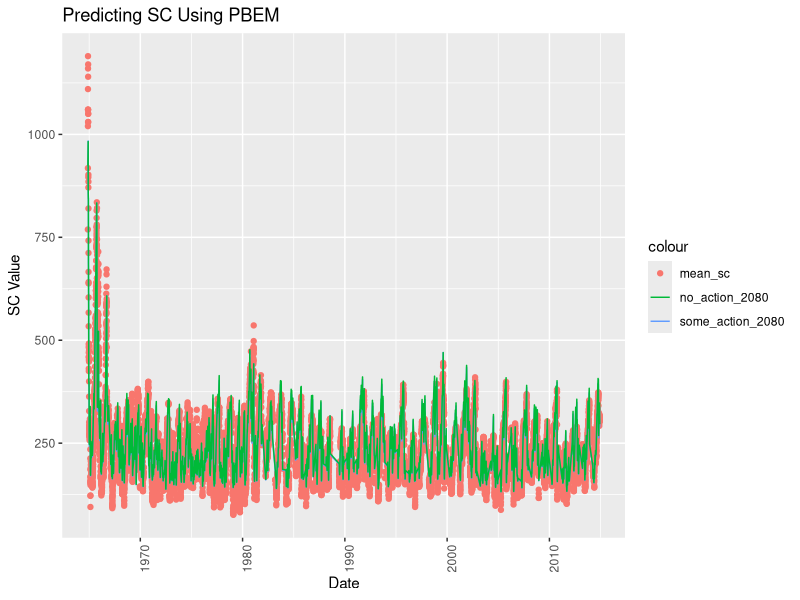
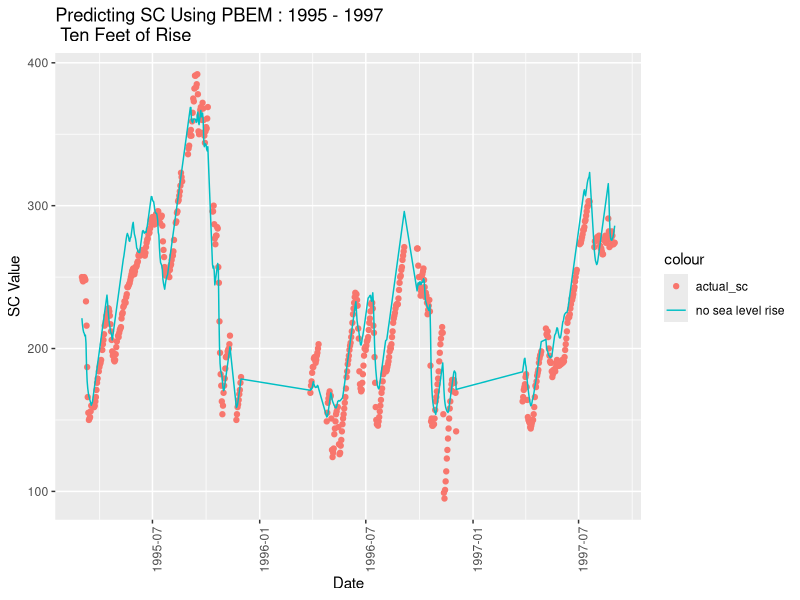

The R source for these figures, in order: (Note: this script raises an error after producing the figures.)
## ---- chunk 1
library(data.table)
library(tidyr)
library(dplyr)
dat = fread('../data/processed/training_data.csv')

# use this to pull in actual meyer inputs
#meyer_inputs <- fread('../data/raw/meyer_raw_data.csv')
#meyer_inputs$Date = as.Date(meyer_inputs$Date)
#meyer_water_level = meyer_inputs[, c('Date', 'water_level')]

# use this for SC values
bfb = dat[location == 'del_bfb']
bfb <- bfb %>% drop_na(mean_sc)

# convert inflow data back to cubic feet per second and convert sea level (meters) to feet...
#will revisit this to confirm raw tide data was provided in meters
input_data <- dat %>% 
  filter(date <= '2015-03-31') %>%
  group_by(date) %>% 
  summarise(inflow = sum(inflow, na.rm = TRUE)/0.0283168, #convert inflow from cmps to cfps
                      no_sl_rise = (reedy_sl- 49.229)/12,
                      action_2040 = (reedy_sl- 49.229 + 2.79 + 10.2)/12,
                      action_2060 = (reedy_sl- 49.229 + 2.79 + 18.5)/12,
                      action_2080 = (reedy_sl- 49.229 + 2.79 + 30.3)/12,
                      no_action_2040 = (reedy_sl- 49.229 + 2.79 + 10.6)/12,
                      no_action_2060 = (reedy_sl- 49.229 + 2.79 + 23.5)/12,
                      no_action_2080 = (reedy_sl- 49.229 + 2.79 + 42.5)/12) # convert reedy_sl from inches to feet

input_data$date = as.Date(input_data$date)
input_data = unique(input_data)
input_data = as.data.table(input_data)
#input_data = merge(input_data, meyer_water_level, by.x = 'date', by.y = 'Date')
head(input_data)

## ---- chunk 2
n_s = 10
n_l = 30
thresh_10 = 3700  
thresh_30 = 3000

as = 52352.7976
Ps = -0.654734
Cs = 105.45053
ds = .80988481
Ls = 3
tao_s = 35312.54

al = 37912467
Pl = -1.394098647
Cl = -.434095416
dl = 1.912292411
Ll = 5.5
tao_l = -2544.23

## ---- chunk 3
library(zoo)
input_data <- input_data %>% mutate(q_st = rollmean(x = inflow, n_s, align = 'right', fill = NA), # n_s = 10 days
                      q_lt = rollmean(x = inflow, n_l, align = 'right', fill = NA), # n_l = 30 days
                      power_10d = as*lag(q_st)^(Ps) + Cs,
                      power_30d = al*lag(q_lt)^(Pl) + Cl)

## ---- chunk 4
input_data <- input_data %>% drop_na(q_lt) %>%
          filter(date >= '1964-11-15' & date <= '2015-03-31') %>%
          fill(c('no_sl_rise', 'action_2040',"action_2060","action_2080","no_action_2040", "no_action_2060", "no_action_2080"))
## ---- chunk 5
iterations = nrow(input_data)
variables = 14

# initialize an empty matrix to store all of the model output
output <- matrix(ncol=variables, nrow=iterations)


sl_rise_scenarios = c("no_sl_rise", "action_2040" ,"action_2060", "action_2080", "no_action_2040", "no_action_2060", "no_action_2080")

input_data = as.data.table(input_data)
# loop through all rows of data after the first initial row
i = 1
for (scenario in sl_rise_scenarios) {
  
  st_k_values = c(558)
  lt_k_values = c(924)
  
  for (t in (2:nrow(input_data))){
  
    # store the previous time step slice of data
    t_minus1 = input_data[t-1]
    t_0 = input_data[t]
  
    # calculate k_st under 6 sl rise scenarios
    k_st <- st_k_values[t-1] + min(Ls, ds*(t_0$power_10d - st_k_values[t-1]) + tao_s/t_0$q_st*t_0[[scenario]])
  
    # calculate k_lt under 6 sl rise scenarios
    k_lt <- lt_k_values[t-1] + min(Ll, dl*(t_0$power_30d - lt_k_values[t-1]) + tao_l/t_0$q_st*t_0[[scenario]])
  
    st_k_values <- append(st_k_values, k_st)
    lt_k_values <- append(lt_k_values, k_lt)
  
  }
  # save the model_10 and model_30d outputs
  output[,i] <- st_k_values
  output[,i+1] <- lt_k_values
  i <- i + 2
  
}

## ---- chunk 6
output_df = as.data.table(output)
## ---- chunk 7
final_output <- input_data %>% mutate(nosl_10d = output_df$V1, 
                    nosl_30d = output_df$V2,
                    action_2040_10d = output_df$V3,
                    action_2040_30d = output_df$V4,
                    action_2060_10d = output_df$V5,
                    action_2060_30d = output_df$V6,
                    action_2080_10d = output_df$V7,
                    action_2080_30d = output_df$V8,
                    no_action_2040_10d = output_df$V9,
                    no_action_2040_30d = output_df$V10,
                    no_action_2060_10d = output_df$V11,
                    no_action_2060_30d = output_df$V12,
                    no_action_2080_10d = output_df$V13,
                    no_action_2080_30d = output_df$V14)
## ---- chunk 8

final_output <- final_output %>% 
                select(date, q_lt, nosl_10d, nosl_30d, action_2040_10d, action_2040_30d, action_2060_10d, action_2060_30d, action_2080_10d, action_2080_30d, no_action_2040_10d, no_action_2040_30d, no_action_2060_10d, no_action_2060_30d, no_action_2080_10d, no_action_2080_30d) %>%
                group_by(date) %>%
                mutate(nosl = nosl_10d*max(0, min(1, (q_lt - thresh_30)/ 700)) + nosl_30d*min(1, max(0, (thresh_10 - q_lt)/700)),   
                       act_2040 = action_2040_10d*max(0, min(1, (q_lt - thresh_30)/ 700)) + action_2040_30d*min(1, max(0, (thresh_10 - q_lt)/700)),
                       act_2060 = action_2060_10d*max(0, min(1, (q_lt - thresh_30)/ 700)) + action_2060_30d*min(1, max(0, (thresh_10 - q_lt)/700)),
                       act_2080 = action_2080_10d*max(0, min(1, (q_lt - thresh_30)/ 700)) + action_2080_30d*min(1, max(0, (thresh_10 - q_lt)/700)),
                       no_act_2040 = no_action_2040_10d*max(0, min(1, (q_lt - thresh_30)/ 700)) + no_action_2040_30d*min(1, max(0, (thresh_10 - q_lt)/700)),
                       no_act_2060 = no_action_2060_10d*max(0, min(1, (q_lt - thresh_30)/ 700)) + no_action_2060_30d*min(1, max(0, (thresh_10 - q_lt)/700)),
                       no_act_2080 = no_action_2080_10d*max(0, min(1, (q_lt - thresh_30)/ 700)) + no_action_2080_30d*min(1, max(0, (thresh_10 - q_lt)/700)),
                       ) %>%
  ungroup()


## ---- chunk 9
bfb$date = as.Date(bfb$date)
model_outputs = 

model_output = merge(final_output[, c('date', 'q_lt', 'nosl', 'act_2040', 'act_2060', 'act_2080', 'no_act_2040', 'no_act_2060', 'no_act_2080')], bfb[, c('date', 'mean_sc')])
## ---- chunk 10
library(ggplot2)



ggplot()+
  geom_point(data = model_output, aes(x = date, y = mean_sc, color = 'mean_sc')) +
  geom_line(data = model_output, aes(x = date, y = act_2080, color = 'some_action_2080')) +
  geom_line(data = model_output, aes(x = date, y = no_act_2080, color = 'no_action_2080')) +
  xlab('Date') +
  ylab('SC Value')+
  ggtitle('Predicting SC Using PBEM')+
  theme(axis.text.x = element_text(angle = 90))
  #ylim(-800,800)
  #scale_x_continuous(name ="Date", breaks=c('1964-11-01', '1966-11-01'))
## ---- chunk 11


drill_down <- model_output %>% filter(date >= '1995-01-01' & date <= '1997-09-01')

ggplot()+
  geom_point(data = drill_down, aes(x = date, y = mean_sc, color = 'actual_sc')) +
  #geom_line(data = drill_down, aes(x = date, y = model_output_no_action_2080, color = 'no_action_2080')) +
  geom_line(data = drill_down, aes(x = date, y = nosl, color = 'no sea level rise')) +
  xlab('Date') +
  ylab('SC Value')+
  ggtitle('Predicting SC Using PBEM : 1995 - 1997\n Ten Feet of Rise')+
  theme(axis.text.x = element_text(angle = 90))

## ---- chunk 12
#meyer_output = copycat$model_output 
#risq_output = risq_attempt$model_output

#compare = data.frame(meyer_output, risq_output)
## ---- chunk 13
ggplot()+
  geom_point(data = input_data, aes(x = date, y = water_level, color = 'Meyer Water Levels', )) +
  geom_point(data = input_data, aes(x = date, y = reedy_sl, color = 'Risq Tides', alpha = .001, shape = '.')) +
  xlab('Date') +
  ylab('SC Value')+
  ggtitle('Comparing Water Level Values Across Sources')+
  theme(axis.text.x = element_text(angle = 90))
## ---- chunk 14
#write.csv(risq_attempt, '../data/processed/predictions_no_sl_rise.csv')
#write.csv(risq_attempt_12, '../data/processed/predictions_1ft_rise.csv')
#write.csv(risq_attempt_24, '../data/processed/predictions_2ft_rise.csv')
#write.csv(risq_attempt_36, '../data/processed/predictions_3ft_rise.csv')

write.csv(model_output, '../data/processed/model_output.csv')
